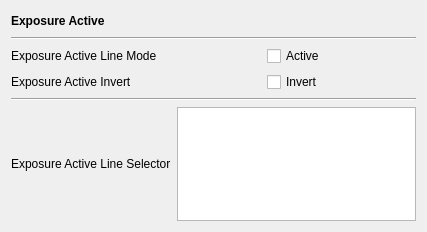
<?xml version="1.0" encoding="UTF-8"?>
<ui version="4.0">
 <class>ActiveExposureWidget</class>
 <widget class="QWidget" name="ActiveExposureWidget">
  <property name="geometry">
   <rect>
    <x>0</x>
    <y>0</y>
    <width>427</width>
    <height>232</height>
   </rect>
  </property>
  <property name="windowTitle">
   <string>Exposure Active</string>
  </property>
  <layout class="QGridLayout" name="gridLayout_2">
   <item row="0" column="0" colspan="2">
    <widget class="QLabel" name="label">
     <property name="styleSheet">
      <string notr="true">font-weight:bold;</string>
     </property>
     <property name="text">
      <string>Exposure Active</string>
     </property>
    </widget>
   </item>
   <item row="2" column="0">
    <spacer name="verticalSpacer">
     <property name="orientation">
      <enum>Qt::Vertical</enum>
     </property>
     <property name="sizeHint" stdset="0">
      <size>
       <width>20</width>
       <height>40</height>
      </size>
     </property>
    </spacer>
   </item>
   <item row="0" column="2">
    <spacer name="horizontalSpacer">
     <property name="orientation">
      <enum>Qt::Horizontal</enum>
     </property>
     <property name="sizeHint" stdset="0">
      <size>
       <width>254</width>
       <height>20</height>
      </size>
     </property>
    </spacer>
   </item>
   <item row="3" column="0" colspan="3">
    <layout class="QGridLayout" name="gridLayout">
     <item row="0" column="1">
      <spacer name="horizontalSpacer_2">
       <property name="orientation">
        <enum>Qt::Horizontal</enum>
       </property>
       <property name="sizeHint" stdset="0">
        <size>
         <width>18</width>
         <height>20</height>
        </size>
       </property>
      </spacer>
     </item>
     <item row="0" column="0">
      <widget class="QLabel" name="label_3">
       <property name="text">
        <string>Exposure Active Line Mode</string>
       </property>
      </widget>
     </item>
     <item row="2" column="0" colspan="4">
      <widget class="Line" name="line_3">
       <property name="orientation">
        <enum>Qt::Horizontal</enum>
       </property>
      </widget>
     </item>
     <item row="3" column="0">
      <widget class="QLabel" name="label_4">
       <property name="text">
        <string>Exposure Active Line Selector</string>
       </property>
      </widget>
     </item>
     <item row="0" column="3">
      <spacer name="horizontalSpacer_3">
       <property name="orientation">
        <enum>Qt::Horizontal</enum>
       </property>
       <property name="sizeHint" stdset="0">
        <size>
         <width>18</width>
         <height>20</height>
        </size>
       </property>
      </spacer>
     </item>
     <item row="1" column="0">
      <widget class="QLabel" name="label_2">
       <property name="text">
        <string>Exposure Active Invert</string>
       </property>
      </widget>
     </item>
     <item row="0" column="2">
      <widget class="QCheckBox" name="m_ActiveCheckBox">
       <property name="cursor">
        <cursorShape>PointingHandCursor</cursorShape>
       </property>
       <property name="text">
        <string>Active</string>
       </property>
      </widget>
     </item>
     <item row="1" column="1">
      <spacer name="horizontalSpacer_5">
       <property name="orientation">
        <enum>Qt::Horizontal</enum>
       </property>
       <property name="sizeHint" stdset="0">
        <size>
         <width>18</width>
         <height>20</height>
        </size>
       </property>
      </spacer>
     </item>
     <item row="3" column="1" colspan="3">
      <widget class="QListWidget" name="m_ListWidget"/>
     </item>
     <item row="1" column="2">
      <widget class="QCheckBox" name="m_InvertCheckBox">
       <property name="cursor">
        <cursorShape>PointingHandCursor</cursorShape>
       </property>
       <property name="text">
        <string>Invert</string>
       </property>
      </widget>
     </item>
     <item row="1" column="3">
      <spacer name="horizontalSpacer_4">
       <property name="orientation">
        <enum>Qt::Horizontal</enum>
       </property>
       <property name="sizeHint" stdset="0">
        <size>
         <width>18</width>
         <height>20</height>
        </size>
       </property>
      </spacer>
     </item>
    </layout>
   </item>
   <item row="1" column="0" colspan="3">
    <widget class="Line" name="line">
     <property name="orientation">
      <enum>Qt::Horizontal</enum>
     </property>
    </widget>
   </item>
  </layout>
 </widget>
 <resources/>
 <connections/>
</ui>
